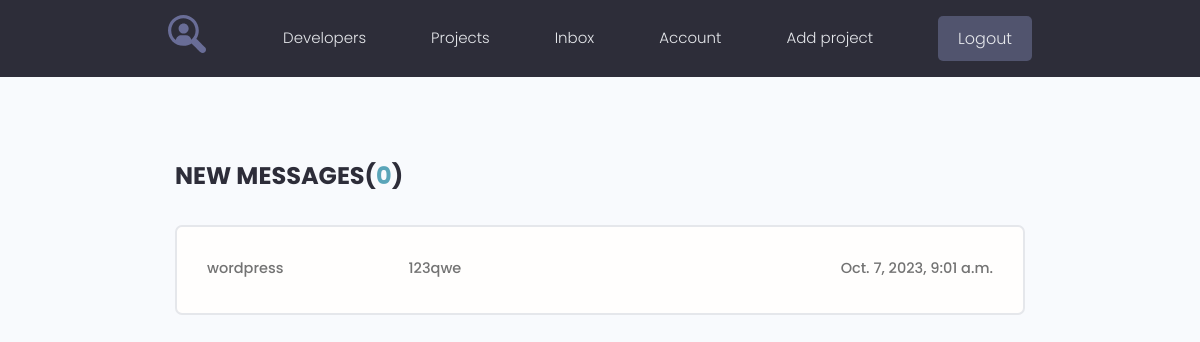
The page /inbox/ (signed in) on the database its author committed.
### users/models.py (models this page shows, shortened)
class Message(models.Model):
    sender = models.ForeignKey(Profile, on_delete=models.SET_NULL, null=True, blank=True)
    recipient = models.ForeignKey(Profile, on_delete=models.SET_NULL, null=True, blank=True, related_name="messages")
    name = models.CharField(max_length=200, null=True, blank=True)
    email = models.CharField(max_length=200, null=True, blank=True)
    subject = models.CharField(max_length=200, null=True, blank=True)
    body = models.TextField()
    is_read = models.BooleanField(default=False, null=True)
    created = models.DateTimeField(auto_now_add=True)
    class Meta:
        ordering = ['is_read', '-created']

### users/views.py (the view)
# urls.py: path('inbox/', views.inbox, name='inbox'),
@login_required(login_url='login')
def inbox(reqest):
    profile = reqest.user.profile
    user_messages = profile.messages.all()
    unread_count = user_messages.filter(is_read=False).count()
    context = {'user_messages': user_messages,
               'unread_count': unread_count}
    return render(reqest,'users/inbox.html', context)

### users/templates/users/inbox.html
{% extends 'project/base.html' %}
{% block content %}
  <main class="inbox my-xl">
    <div class="content-box">
      <h3 class="inbox__title">New Messages(<span>{{ unread_count }}</span>)</h3>
      <ul class="messages">
        {% for msg in user_messages %}
        {% if msg.is_read == False %}
        <li class="message message--unread">
        {% else %}
        <li class="message">
        {% endif %}
          <a href="{% url 'message' msg.id %}">
            <span class="message__author">{{ msg.name }}</span>
            <span class="message__subject">{{ msg.subject }}</span>
            <span class="message__date">{{ msg.created }}</span>
          </a>
        </li>
        {% endfor %}
      </ul>
    </div>
  </main>
{% endblock %}

### project/static/styles/app.css (style rules this page uses)
:root { --color-sub: #2d2d39; }
.content-box { width: 95%; max-width: 85rem; margin: 0 auto; }
.inbox { height: 90vh; }
.inbox__title, .inbox__title span { font-size: 2.4rem; font-weight: 700; color: var(--color-sub); text-transform: uppercase; text-align: left; margin-bottom: 3rem; }
.inbox__title span { color: var(--color-main); }
.messages { list-style: none; background: var(--color-white); padding: 0.5rem 3rem; border: 2px solid var(--color-light); border-radius: 0.7rem; }
.message { padding: 2.5rem 0; }
.message > a span { font-size: 1.45rem; font-weight: 500; }
.message > a { display: flex; gap: 1rem; }
.message__author, .message__date { flex-basis: 25%; }
.message__subject { flex-basis: 50%; }
.message__date { text-align: right; }

### project/static/uikit/styles/modules/_variables.css (style rules this page uses)
:root { --color-main: #5aa5b9; --color-main-light: #e6faff; --color-sub: #3f4156; --color-sub-light: #51546e; --color-sub-lighter: #ededfd; --color-text: #737373; --color-gray: #8b8b8b; --color-light: #e5e7eb; --color-light-gray: #767676; --color-bg: #f8fafd; --color-white: #fffefd; --color-white-light: #f3f3f3; --color-success: #359e64; --color-success-bg: #def8e8; --color-error: #fc4b0b; --color-error-bg: #fff2ee; --font-base: 'Poppins', arial, helvetica, 'Segoe UI', roboto, ubuntu, sans-serif; --font-monospace: 'Fira Code', 'Courier New', courier, monospace; --font-regular: 300; --font-medium: 500; --font-bold: 700; --generic-shadow: 1px 1px 5px #00000010; --generic-transition: all 0.3s ease-in-out; }

### project/static/uikit/styles/modules/_base.css (style rules this page uses)
* { margin: 0; padding: 0; box-sizing: border-box; text-rendering: optimizeLegibility; color: inherit; font-size: inherit; }
html { font-size: 50%; }
@media only screen and (min-width: 480px) { html { font-size: 56.25%; } }
@media only screen and (min-width: 1200px) { html { font-size: 62.5%; } }
body { line-height: 1.6; font-weight: 400; font-size: 1.5rem; color: var(--color-text); background-color: var(--color-bg); min-height: 100vh; }

### project/static/uikit/styles/modules/_typography.css (style rules this page uses)
* { font-family: var(--font-base); }
h3 { font-size: 3.2rem; font-weight: var(--font-medium); }
p, span, strong { font-size: 1.6rem; color: var(--color-text); font-weight: var(--font-regular); }
a { padding-bottom: 2px; text-decoration: none; display: inline-block; color: var(--color-main); font-weight: var(--font-medium); }

### project/static/uikit/styles/modules/_utilities.css (style rules this page uses)
.my-xl { margin: 8rem auto; }

### rows shown on the page
Message: name "wordpress", subject "123qwe", created "Oct. 7, 2023, 9:01 a.m."

### other values the page prints
{{ unread_count }} "0"
